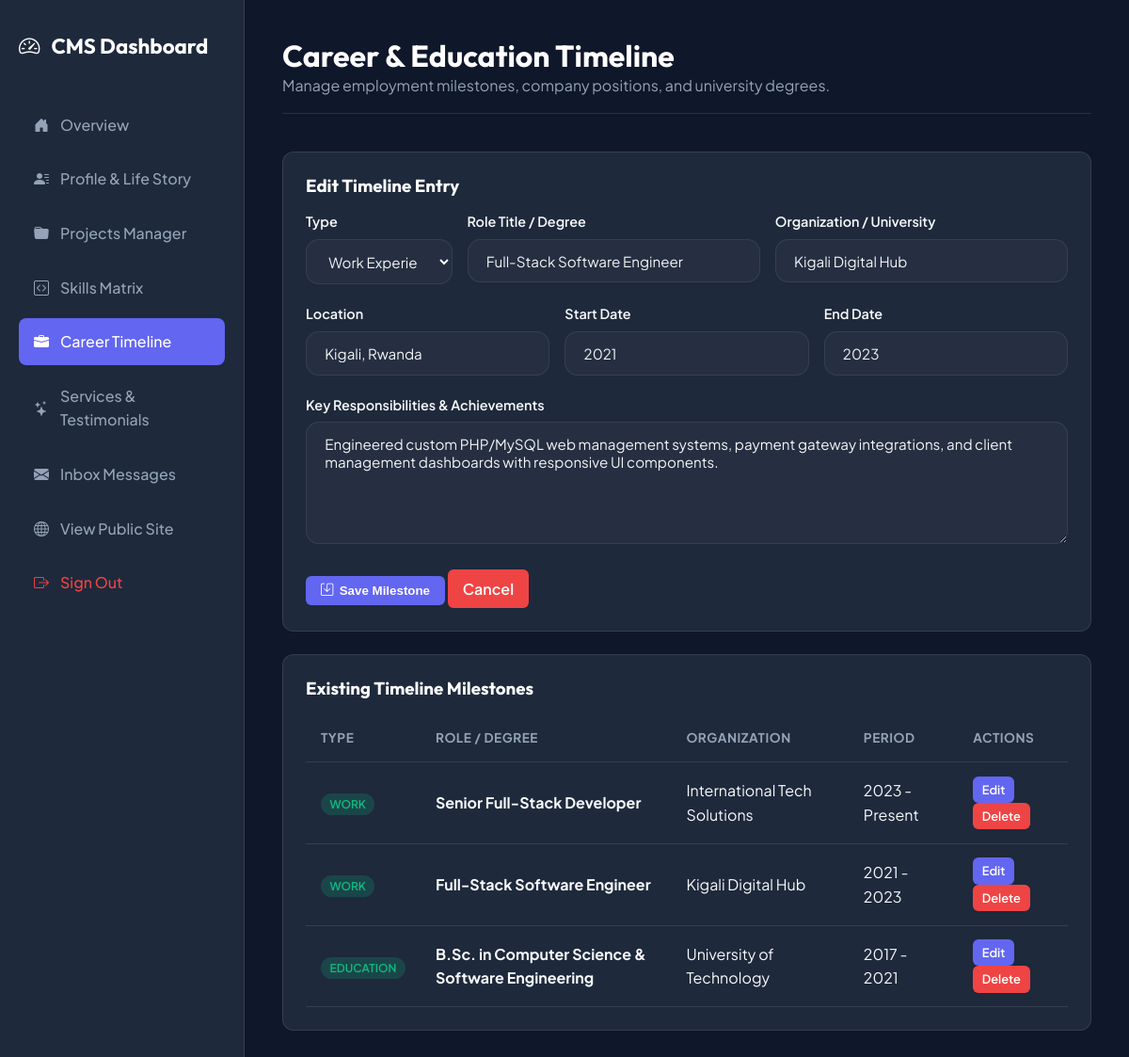
The page /admin/experience.php?action=edit&id=2 (signed in) on the database its author committed.
### tables this page shows
CREATE TABLE IF NOT EXISTS experiences (
    id INT AUTO_INCREMENT PRIMARY KEY,
    type ENUM('work', 'education') DEFAULT 'work',
    role_title VARCHAR(120) NOT NULL,
    organization VARCHAR(120) NOT NULL,
    location VARCHAR(100),
    start_date VARCHAR(30) NOT NULL,
    end_date VARCHAR(30) DEFAULT 'Present',
    is_current TINYINT(1) DEFAULT 0,
    description TEXT NOT NULL,
    sort_order INT DEFAULT 0
);

### includes/functions.php (called while the page is built, shortened)
<?php
function sanitize($data) {
    return htmlspecialchars(trim($data), ENT_QUOTES, 'UTF-8');
}

### admin/experience.php (the view, shortened to what this page needs)
<?php
require_once __DIR__ . '/../includes/functions.php';
$db = getDB();
$editExp = null;
if (isset($_GET['action']) && $_GET['action'] === 'edit' && isset($_GET['id'])) {
    $stmt = $db->prepare("SELECT * FROM experiences WHERE id = ?");
    $stmt->execute([(int)$_GET['id']]);
    $editExp = $stmt->fetch();
}
$expStmt = $db->query("SELECT * FROM experiences ORDER BY sort_order ASC, id DESC");
$experiences = $expStmt->fetchAll();
?>
<!DOCTYPE html>
<html lang="en">
<head>
    <link rel="stylesheet" href="../assets/css/style.css">
    <link rel="stylesheet" href="../assets/css/admin.css">
</head>
<body class="admin-body">
    <aside class="admin-sidebar">
        <div class="admin-brand"><i class="bi bi-speedometer2"></i> CMS Dashboard</div>
        <ul class="admin-nav">
            <li><a href="index.php"><i class="bi bi-house-door-fill"></i> Overview</a></li>
            <li><a href="profile.php"><i class="bi bi-person-lines-fill"></i> Profile & Life Story</a></li>
            <li><a href="projects.php"><i class="bi bi-folder-fill"></i> Projects Manager</a></li>
            <li><a href="skills.php"><i class="bi bi-code-square"></i> Skills Matrix</a></li>
            <li><a href="experience.php" class="active"><i class="bi bi-briefcase-fill"></i> Career Timeline</a></li>
            <li><a href="services.php"><i class="bi bi-stars"></i> Services & Testimonials</a></li>
            <li><a href="messages.php"><i class="bi bi-envelope-fill"></i> Inbox Messages</a></li>
            <li style="margin-top: auto;"><a href="../index.php" target="_blank"><i class="bi bi-globe"></i> View Public Site</a></li>
            <li><a href="logout.php" style="color: #ef4444;"><i class="bi bi-box-arrow-right"></i> Sign Out</a></li>
        </ul>
    </aside>
    <main class="admin-main">
        <div class="admin-header">
            <div>
                <h1>Career & Education Timeline</h1>
                <p style="color: var(--admin-muted);">Manage employment milestones, company positions, and university degrees.</p>
            </div>
        </div>
        <div class="admin-card">
            <h3><?php echo $editExp ? 'Edit Timeline Entry' : 'Add New Career / Education Milestone'; ?></h3>
            <form method="POST" action="experience.php" style="margin-top: 1rem;">
                <div style="display: grid; grid-template-columns: 1fr 2fr 2fr; gap: 1rem;">
                    <div class="form-group">
                        <label class="form-label">Type</label>
                        <select name="type" class="form-control">
                            <option value="work" <?php echo ($editExp['type'] ?? '') === 'work' ? 'selected' : ''; ?>>Work Experience</option>
                        </select>
                    </div>
                    <div class="form-group">
                        <label class="form-label">Role Title / Degree</label>
                        <input type="text" name="role_title" class="form-control" placeholder="Senior Full-Stack Developer" value="<?php echo sanitize($editExp['role_title'] ?? ''); ?>" required>
                    </div>
                    <div class="form-group">
                        <label class="form-label">Organization / University</label>
                        <input type="text" name="organization" class="form-control" placeholder="International Tech Solutions" value="<?php echo sanitize($editExp['organization'] ?? ''); ?>" required>
                    </div>
                </div>
                <div style="display: grid; grid-template-columns: 1fr 1fr 1fr; gap: 1rem;">
                    <div class="form-group">
                        <label class="form-label">Location</label>
                        <input type="text" name="location" class="form-control" placeholder="Kigali, Rwanda / Remote" value="<?php echo sanitize($editExp['location'] ?? ''); ?>">
                    </div>
                    <div class="form-group">
                        <label class="form-label">Start Date</label>
                        <input type="text" name="start_date" class="form-control" placeholder="2022" value="<?php echo sanitize($editExp['start_date'] ?? ''); ?>" required>
                    </div>
                    <div class="form-group">
                        <label class="form-label">End Date</label>
                        <input type="text" name="end_date" class="form-control" placeholder="Present" value="<?php echo sanitize($editExp['end_date'] ?? 'Present'); ?>">
                    </div>
                </div>
                <div class="form-group">
                    <label class="form-label">Key Responsibilities & Achievements</label>
                    <textarea name="description" class="form-control" rows="3" required><?php echo sanitize($editExp['description'] ?? ''); ?></textarea>
                </div>
                <button type="submit" class="admin-btn admin-btn-primary"><i class="bi bi-save"></i> Save Milestone</button>
                <?php if ($editExp): ?>
                    <a href="experience.php" class="admin-btn admin-btn-danger">Cancel</a>
                <?php endif; ?>
            </form>
        </div>
        <div class="admin-card">
            <h3>Existing Timeline Milestones</h3>
            <div class="table-responsive">
                <table class="admin-table">
                    <thead>
                        <tr>
                            <th>Type</th>
                            <th>Role / Degree</th>
                            <th>Organization</th>
                            <th>Period</th>
                            <th>Actions</th>
                        </tr>
                    </thead>
                    <tbody>
                        <?php foreach ($experiences as $ex): ?>
                            <tr>
                                <td><span class="badge-status badge-read"><?php echo strtoupper(sanitize($ex['type'])); ?></span></td>
                                <td><strong><?php echo sanitize($ex['role_title']); ?></strong></td>
                                <td><?php echo sanitize($ex['organization']); ?></td>
                                <td><?php echo sanitize($ex['start_date']); ?> - <?php echo sanitize($ex['end_date']); ?></td>
                                <td>
                                    <a href="experience.php?action=edit&id=<?php echo $ex['id']; ?>" class="admin-btn admin-btn-primary admin-btn-sm">Edit</a>
                                    <a href="experience.php?action=delete&id=<?php echo $ex['id']; ?>" onclick="return confirm('Delete this timeline item?');" class="admin-btn admin-btn-danger admin-btn-sm">Delete</a>
                                </td>
                            </tr>
                        <?php endforeach; ?>
                    </tbody>
                </table>
            </div>
        </div>
    </main>
</body>
</html>

### assets/css/style.css (style rules this page uses)
:root { --bg-primary: #0a0d14; --bg-secondary: #121824; --bg-card: rgba(18, 24, 38, 0.7); --bg-glass: rgba(255, 255, 255, 0.03); --border-color: rgba(255, 255, 255, 0.08); --border-hover: rgba(99, 102, 241, 0.4); --text-main: #f3f4f6; --text-muted: #9ca3af; --text-heading: #ffffff; --accent-indigo: #6366f1; --accent-cyan: #06b6d4; --accent-purple: #8b5cf6; --accent-emerald: #10b981; --gradient-primary: linear-gradient(135deg, #6366f1 0%, #8b5cf6 50%, #06b6d4 100%); --gradient-card: linear-gradient(180deg, rgba(255, 255, 255, 0.05) 0%, rgba(255, 255, 255, 0.01) 100%); --gradient-glow: radial-gradient(circle at 50% 0%, rgba(99, 102, 241, 0.15), transparent 70%); --font-heading: 'Outfit', sans-serif; --font-body: 'Plus Jakarta Sans', sans-serif; --font-code: 'Fira Code', monospace; --radius-sm: 8px; --radius-md: 14px; --radius-lg: 24px; --radius-full: 9999px; --shadow-glass: 0 8px 32px 0 rgba(0, 0, 0, 0.37); --shadow-glow: 0 0 25px rgba(99, 102, 241, 0.3); --transition: all 0.3s cubic-bezier(0.4, 0, 0.2, 1); }
*, *::before, *::after { box-sizing: border-box; margin: 0; padding: 0; }
html { scroll-behavior: smooth; font-size: 16px; }
body { background-color: var(--bg-primary); color: var(--text-main); font-family: var(--font-body); line-height: 1.6; overflow-x: hidden; transition: background-color 0.3s ease, color 0.3s ease; }
h1, h2, h3, h4, h5, h6 { font-family: var(--font-heading); color: var(--text-heading); font-weight: 700; line-height: 1.2; }
a { color: var(--accent-indigo); text-decoration: none; transition: var(--transition); }
.form-group { margin-bottom: 1.25rem; }
.form-label { display: block; font-size: 0.9rem; font-weight: 600; margin-bottom: 0.4rem; }
.form-control { width: 100%; background: var(--bg-glass); border: 1px solid var(--border-color); border-radius: var(--radius-md); padding: 0.8rem 1.2rem; color: var(--text-main); font-family: var(--font-body); font-size: 0.95rem; outline: none; transition: var(--transition); }
textarea.form-control { min-height: 130px; resize: vertical; }

### assets/css/admin.css (style rules this page uses)
:root { --admin-bg: #0f172a; --admin-sidebar: #1e293b; --admin-card: #1e293b; --admin-border: rgba(255, 255, 255, 0.1); --admin-text: #f8fafc; --admin-muted: #94a3b8; --admin-accent: #6366f1; }
body.admin-body { background-color: var(--admin-bg); color: var(--admin-text); font-family: 'Plus Jakarta Sans', sans-serif; display: flex; min-height: 100vh; margin: 0; }
.admin-sidebar { width: 260px; background: var(--admin-sidebar); border-right: 1px solid var(--admin-border); padding: 2rem 1.25rem; display: flex; flex-direction: column; }
.admin-brand { font-family: 'Outfit', sans-serif; font-size: 1.4rem; font-weight: 700; margin-bottom: 2.5rem; color: #ffffff; display: flex; align-items: center; gap: 0.75rem; }
.admin-nav { list-style: none; padding: 0; margin: 0; display: flex; flex-direction: column; gap: 0.5rem; }
.admin-nav a { display: flex; align-items: center; gap: 0.75rem; padding: 0.75rem 1rem; color: var(--admin-muted); border-radius: 8px; text-decoration: none; font-weight: 500; transition: all 0.2s ease; }
.admin-nav a:hover, .admin-nav a.active { background: var(--admin-accent); color: #ffffff; }
.admin-main { flex: 1; padding: 2.5rem; overflow-y: auto; }
.admin-header { display: flex; justify-content: space-between; align-items: center; margin-bottom: 2.5rem; padding-bottom: 1rem; border-bottom: 1px solid var(--admin-border); }
.admin-card { background: var(--admin-card); border: 1px solid var(--admin-border); border-radius: 12px; padding: 1.5rem; margin-bottom: 1.5rem; }
.table-responsive { width: 100%; overflow-x: auto; }
.admin-table { width: 100%; border-collapse: collapse; margin-top: 1rem; }
.admin-table th, .admin-table td { padding: 0.9rem 1rem; text-align: left; border-bottom: 1px solid var(--admin-border); }
.admin-table th { color: var(--admin-muted); font-size: 0.85rem; text-transform: uppercase; letter-spacing: 0.5px; }
.badge-status { padding: 0.25rem 0.6rem; border-radius: 20px; font-size: 0.75rem; font-weight: 600; }
.badge-read { background: rgba(16, 185, 129, 0.2); color: #10b981; }
.admin-btn { padding: 0.5rem 1rem; border-radius: 6px; border: none; cursor: pointer; font-weight: 600; text-decoration: none; display: inline-flex; align-items: center; gap: 0.4rem; }
.admin-btn-primary { background: var(--admin-accent); color: #ffffff; }
.admin-btn-danger { background: #ef4444; color: #ffffff; }
.admin-btn-sm { padding: 0.25rem 0.6rem; font-size: 0.8rem; }

### rows shown on the page
experiences: type "Work Experience", role_title "Full-Stack Software Engineer", organization "Kigali Digital Hub", location "Kigali, Rwanda", start_date "2021", end_date "2023", description "Engineered custom PHP/MySQL web management systems, payment gateway integrations, and client management dashboards with responsive UI components.", type "WORK"
experiences: type "WORK", role_title "Senior Full-Stack Developer", organization "International Tech Solutions", start_date "2023", end_date "Present"
experiences: type "EDUCATION", role_title "B.Sc. in Computer Science & Software Engineering", organization "University of Technology", start_date "2017", end_date "2021"
